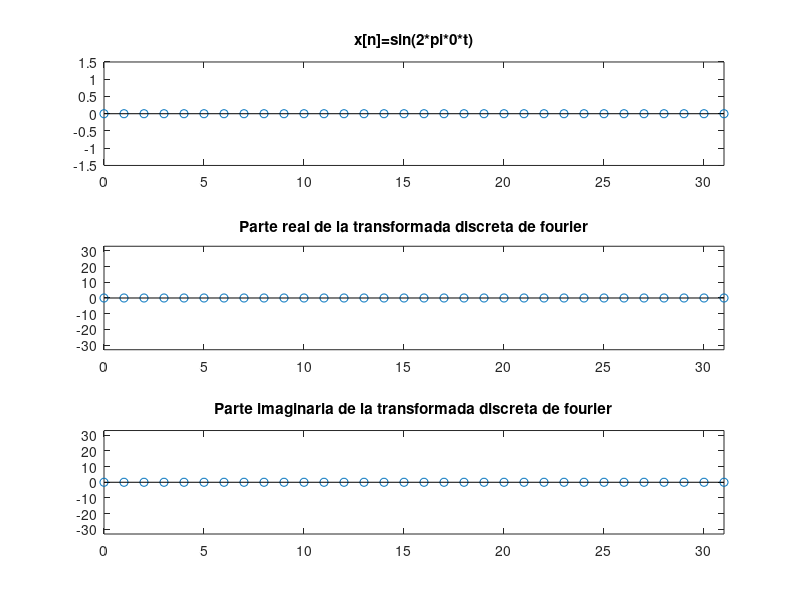
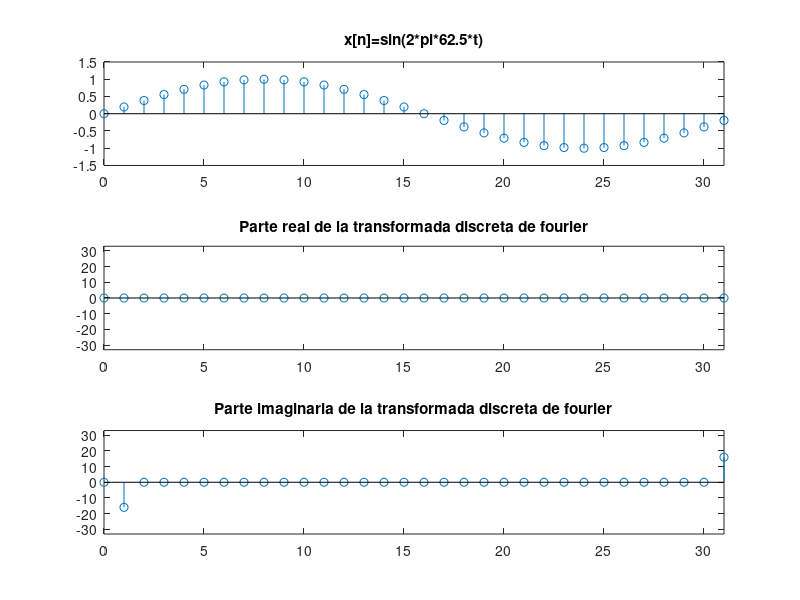
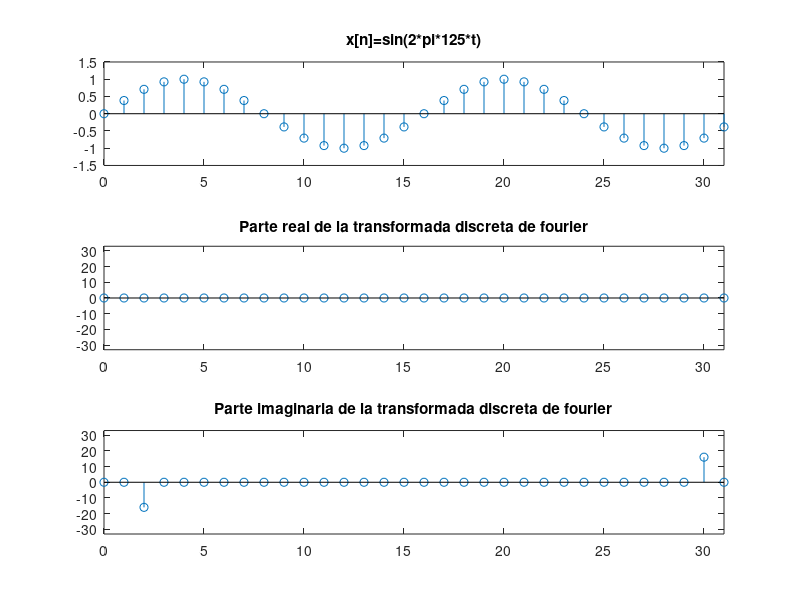
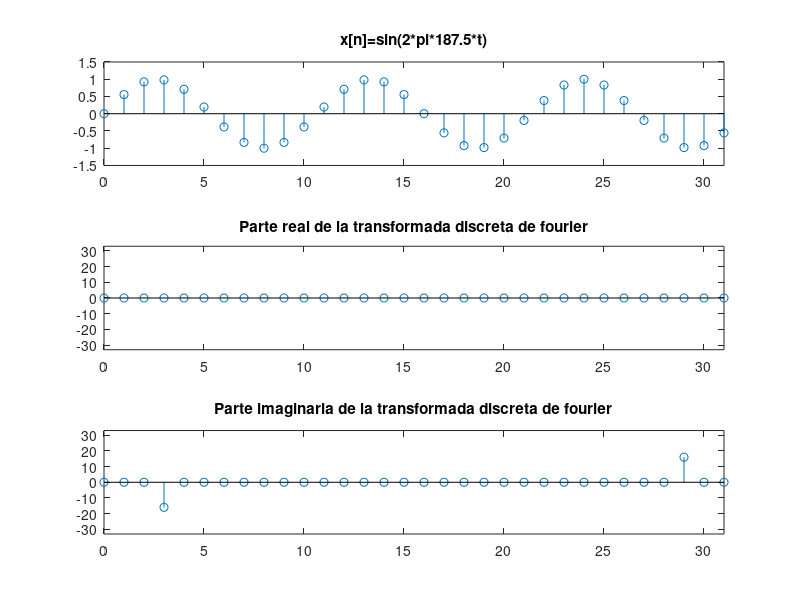

Write MATLAB code to recreate these figures, in order.
pkg load control
pkg load signal 
k=0:31;
Tm=1/2000;
n=0:31;
for m=0:32
	x=sin(2*pi*m*62.5*n*Tm);
	X=fft(x);
	subplot(3,1,1);
		stem(k,x);
		titulo=sprintf("x[n]=sin(2*pi*%d*t)",62.5*m);
		title(titulo);
		axis([0,31,-1.5,1.5]);
	subplot(3,1,2);
		stem(k,real(X));
		title("Parte real de la transformada discreta de fourier");
		axis([0,31,-33,33]);
	subplot(3,1,3);
		stem(k,imag(X));
		title("Parte imaginaria de la transformada discreta de fourier");
		axis([0,31,-33,33]);
	nombre=sprintf("sin%d.jpg",m);
	print(nombre);
end

